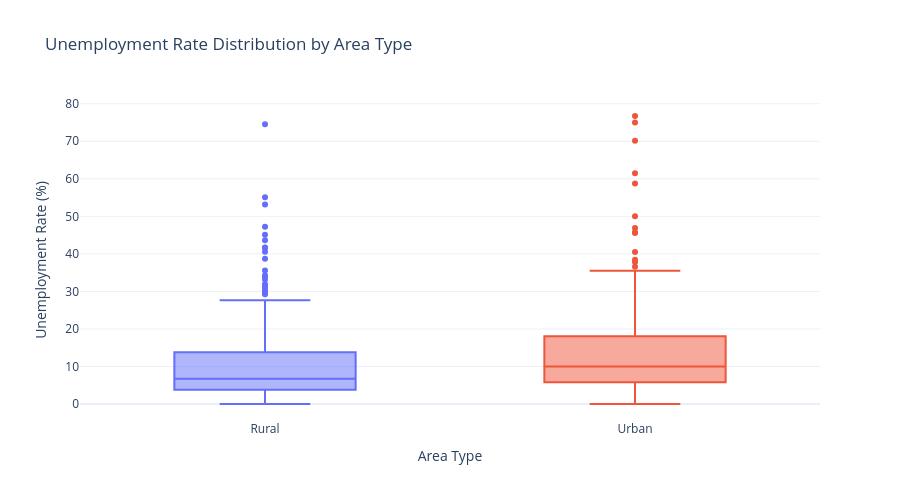

Write notebook code for a chart like this one.
### Markdown cell above
## 12. Rural vs Urban Unemployment

### Purpose
The `Area` variable separates rural and urban observations. We compare both the average level and the distribution because a mean alone does not show variability.

### Code cell
area_summary = (
    df.groupby("Area")
      .agg(
          Average_Unemployment=("Unemployment_Rate", "mean"),
          Median_Unemployment=("Unemployment_Rate", "median"),
          Observations=("Unemployment_Rate", "size"))
      .sort_values("Average_Unemployment", ascending=False) )

display(area_summary.round(2))

fig = px.box(
    df,
    x="Area",
    y="Unemployment_Rate",
    points="outliers",
    color="Area",
    title="Unemployment Rate Distribution by Area Type",
    labels={"Area": "Area Type", "Unemployment_Rate": "Unemployment Rate (%)"},
    template="plotly_white")
fig.update_layout(showlegend=False, height=500)
fig.show()

### Figure 1 — Plotly figure (JSON) as saved in the notebook; plotly's stock layout.template omitted (floating-point values rounded to 4 significant figures; data arrays with more than 128 entries replaced by an {"elided": "..."} marker saying what was removed)
{"data": [{"alignmentgroup": "True", "boxpoints": "outliers", "hovertemplate": "Area Type=%{x}<br>Unemployment Rate (%)=%{y}<extra></extra>", "legendgroup": "Rural", "marker": {"color": "#636efa"}, "name": "Rural", "notched": false, "offsetgroup": "Rural", "orientation": "v", "showlegend": true, "type": "box", "x": {"elided": "359 str values"}, "x0": " ", "xaxis": "x", "y": {"elided": "359 float values"}, "y0": " ", "yaxis": "y"}, {"alignmentgroup": "True", "boxpoints": "outliers", "hovertemplate": "Area Type=%{x}<br>Unemployment Rate (%)=%{y}<extra></extra>", "legendgroup": "Urban", "marker": {"color": "#EF553B"}, "name": "Urban", "notched": false, "offsetgroup": "Urban", "orientation": "v", "showlegend": true, "type": "box", "x": {"elided": "381 str values"}, "x0": " ", "xaxis": "x", "y": {"elided": "381 float values"}, "y0": " ", "yaxis": "y"}], "layout": {"boxmode": "overlay", "height": 500, "legend": {"title": {"text": "Area Type"}, "tracegroupgap": 0}, "showlegend": false, "title": {"text": "Unemployment Rate Distribution by Area Type"}, "xaxis": {"anchor": "y", "categoryarray": ["Rural", "Urban"], "categoryorder": "array", "domain": [0, 1], "title": {"text": "Area Type"}}, "yaxis": {"anchor": "x", "domain": [0, 1], "title": {"text": "Unemployment Rate (%)"}}}}
